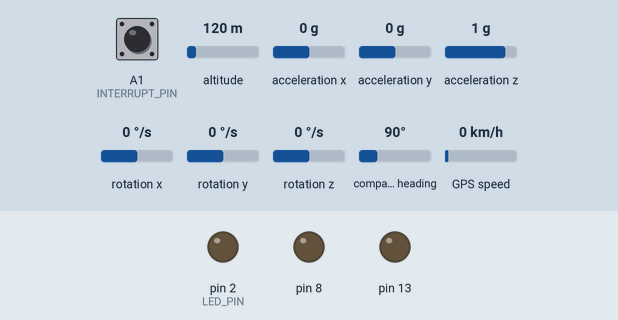
Bench run of a sketch on a simulated Teensy 4. Shown: output pins drawn as LEDs (lit = HIGH). Dashed ring = blinking. Inputs (shaded band) come from the test bench; at power-on: A1 (INTERRUPT_PIN) LOW, altitude 120 m, acceleration x 0 g, acceleration y 0 g, acceleration z 1 g, rotation x 0 °/s, rotation y 0 °/s, rotation z 0 °/s, compass heading 90°, GPS speed 0 km/h. Storage starts empty; the sensor or clock chip raises its interrupt line as the real part does; the GPS gets a fix after 3 s at 37.7749, -122.4194 with 8 satellites; what the sketch prints to the serial monitor is not drawn.

Above: at 0.0 s.
At 3.73 s:
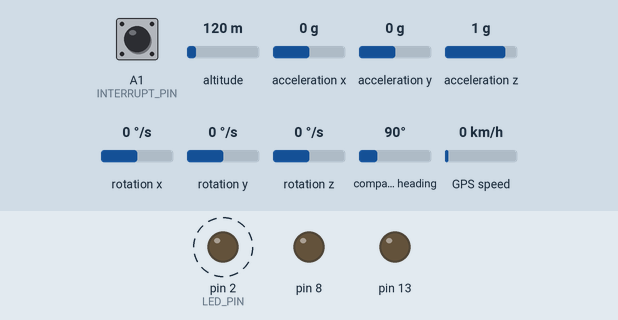
At 105.49 s:
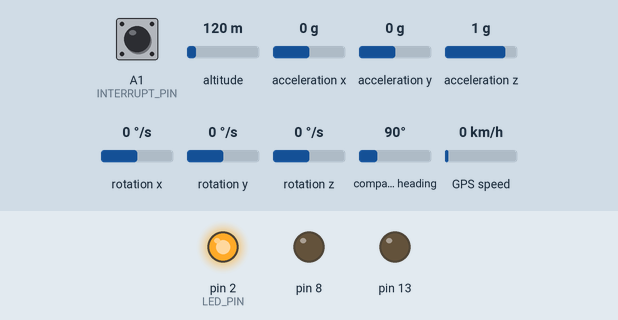
Timing chart, 0 to 105.8 s (numbered marks = the images above):
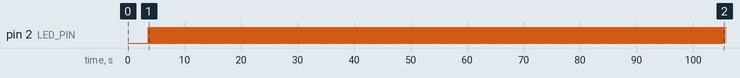

Measured:
- by itself, pin 2 (LED_PIN): alternates HIGH for 0.01 s and LOW for 0.01 s
- by itself, everything shown: repeats every 2.0 s, in 6 steps

The sketch:

esp32-6050-datacollector.ino
```cpp
#include "I2Cdev.h"
#include "MPU6050_6Axis_MotionApps20.h"
#include "Wire.h"
#include <SPI.h>
#include <SD.h>
#include <TinyGPS++.h>
#include <SoftwareSerial.h>

MPU6050 mpu;

//test

#define INTERRUPT_PIN 15  // using pin 15 on ESP32 because any pin can be an interrupt
#define LED_PIN 2 // (ESP32 is 2, Arduino is 13, Teensy is 11, Teensy++ is 6)
bool blinkState = false;


// Set the variables for SD Cards
#define cardSelect 5 //SD Card pin select
File logfile;
char filename[15];

// Software serial for GPS
// Connect the GPS TX (transmit) pin to Digital 4
// Connect the GPS RX (receive) pin to Digital 2
static const int RXPin = 4, TXPin = 2;
static const uint32_t GPSBaud = 9600;

// The TinyGPS++ object
TinyGPSPlus gps;

// The serial connection to the GPS device, using software serial for flexibility in pin assignemnt
SoftwareSerial ss(RXPin, TXPin);


// MPU control/status vars
bool dmpReady = false;  // set true if DMP init was successful
uint8_t mpuIntStatus;   // holds actual interrupt status byte from MPU
uint8_t devStatus;      // return status after each device operation (0 = success, !0 = error)
uint16_t packetSize;    // expected DMP packet size (default is 42 bytes)
uint16_t fifoCount;     // count of all bytes currently in FIFO
uint8_t fifoBuffer[64]; // FIFO storage buffer

// orientation/motion vars
Quaternion q;           // [w, x, y, z]         quaternion container
VectorInt16 aa;         // [x, y, z]            accel sensor measurements
VectorInt16 aaReal;     // [x, y, z]            gravity-free accel sensor measurements
VectorInt16 aaWorld;    // [x, y, z]            world-frame accel sensor measurements
VectorFloat gravity;    // [x, y, z]            gravity vector


// ================================================================
// ===               INTERRUPT DETECTION ROUTINE                ===
// ================================================================

volatile bool mpuInterrupt = false;     // indicates whether MPU interrupt pin has gone high

void dmpDataReady() {
  mpuInterrupt = true;
}

// ================================================================
// ===                      INITIAL SETUP                       ===
// ================================================================

void setup() {
  // join I2C bus (I2Cdev library doesn't do this automatically)
  Wire.begin(21, 22, 600000);

  pinMode(13, OUTPUT);
  initGPS();

  Serial.begin(115200);

  // initialize device
  Serial.println(F("Initializing I2C devices..."));
  delay(500);
  mpu.initialize();
  delay(500);

  // verify connection
  Serial.println(F("Testing device connections..."));
  Serial.println(mpu.testConnection() ? F("MPU6050 connection successful") : F("MPU6050 connection failed"));

  // load and configure the DMP
  Serial.println(F("Initializing DMP..."));
  delay(500);
  devStatus = mpu.dmpInitialize();
  delay(500);

  // supply your own gyro offsets here, scaled for min sensitivity
  mpu.setXGyroOffset(79);
  mpu.setYGyroOffset(65);
  mpu.setZGyroOffset(19);
  mpu.setXAccelOffset(-3011);
  mpu.setYAccelOffset(-1833);
  mpu.setZAccelOffset(1030); // 1688 factory default for my test chip

  // make sure it worked (returns 0 if so)
  if (devStatus == 0) {
    // Calibration Time: generate offsets and calibrate our MPU6050
    mpu.CalibrateAccel(6);
    mpu.CalibrateGyro(6);
    mpu.PrintActiveOffsets();
    // turn on the DMP, now that it's ready
    Serial.println(F("Enabling DMP..."));
    mpu.setDMPEnabled(true);
    //Set sample collection rate to 100Hz
    mpu.setRate(9);

    pinMode(INTERRUPT_PIN, INPUT);
    attachInterrupt(INTERRUPT_PIN, dmpDataReady, RISING);
    mpuIntStatus = mpu.getIntStatus();

    // set our DMP Ready flag so the main loop() function knows it's okay to use it
    Serial.println(F("DMP ready! Waiting for first interrupt..."));
    dmpReady = true;

    // get expected DMP packet size for later comparison
    packetSize = mpu.dmpGetFIFOPacketSize();
  } else {
    // ERROR!
    // 1 = initial memory load failed
    // 2 = DMP configuration updates failed
    // (if it's going to break, usually the code will be 1)
    Serial.print(F("DMP Initialization failed (code "));
    Serial.print(devStatus);
    Serial.println(F(")"));
  }

  // configure LED for output
  pinMode(LED_PIN, OUTPUT);

  if (!SD.begin(cardSelect)) {
    Serial.println("Card init. failed!");
    digitalWrite(LED_PIN, HIGH);
  }
  strcpy(filename, "/ANALOG00.TXT");
  for (uint8_t i = 0; i < 100; i++) {
    filename[7] = '0' + i / 10;
    filename[8] = '0' + i % 10;
    // create if does not exist, do not open existing, write, sync after write
    if (! SD.exists(filename)) {
      break;
    }
  }

  File logfile = SD.open(filename, FILE_WRITE);
  if ( ! logfile ) {
    Serial.print("Couldnt create ");
    Serial.println(filename);
  }
  logfile.close();
  Serial.print("Writing to ");
  Serial.println(filename);

  pinMode(8, OUTPUT);
  Serial.println("Ready!");

}


// ================================================================
// ===                    MAIN PROGRAM LOOP                     ===
// ================================================================

void loop() {
  // if programming failed, don't try to do anything
  if (!dmpReady) return;
  // read a packet from FIFO
  if (mpu.dmpGetCurrentFIFOPacket(fifoBuffer)) { // Get the Latest packet
    detachInterrupt(INTERRUPT_PIN);
    mpu.dmpGetQuaternion(&q, fifoBuffer);
    mpu.dmpGetAccel(&aa, fifoBuffer);
    mpu.dmpGetGravity(&gravity, &q);
    mpu.dmpGetLinearAccel(&aaReal, &aa, &gravity);

    logfile = SD.open(filename, FILE_APPEND);
    logfile.print(millis()); logfile.print(",");// Raw time in HHMMSSCC format (u32)
    logfile.print(gps.time.value()); logfile.print(",");// Raw time in HHMMSSCC format (u32)
    logfile.print(aaReal.x); logfile.print(",");
    logfile.print(aaReal.y); logfile.print(",");
    logfile.print(aaReal.z); logfile.print(",");
    while (ss.available() > 0)
    {
      gps.encode(ss.read());
    }
    gpsWrite();
    Serial.print(gps.time.value()); Serial.print(",");// Raw time in HHMMSSCC format (u32)
    Serial.print(aaReal.x); Serial.print(",");
    Serial.print(aaReal.y); Serial.print(",");
    Serial.print(aaReal.z); Serial.print(",");

    logfile.println(",");
    Serial.println(",");

    // blink LED to indicate activity
    blinkState = !blinkState;
    digitalWrite(LED_PIN, blinkState);
    mpu.resetFIFO();
    attachInterrupt(INTERRUPT_PIN, dmpDataReady, RISING);
  }
}

void gpsWrite()
{
  logfile.print(gps.location.lat(), 6);
  logfile.print(",");
  logfile.print(gps.location.lng(), 6);
  logfile.print(",");
  logfile.print(gps.speed.value());
  logfile.print(",");
  logfile.print(gps.course.deg());
  logfile.println(",");
  Serial.print(gps.location.lat(), 6);
  Serial.print(",");
  Serial.print(gps.location.lng(), 6);
  Serial.print(",");
  Serial.print(gps.speed.value());
  Serial.print(",");
  Serial.print(gps.course.deg());
}

void initGPS()
{
  ss.begin(GPSBaud);
  delay(1000);

  // you can send various commands to get it started
  // Sending command for RMCGGA
  ss.println("$PMTK314,0,1,0,1,0,0,0,0,0,0,0,0,0,0,0,0,0,0,0*28");
  // Sending command for 5Hz
  ss.println("$PMTK220,200*2C");
}
```
